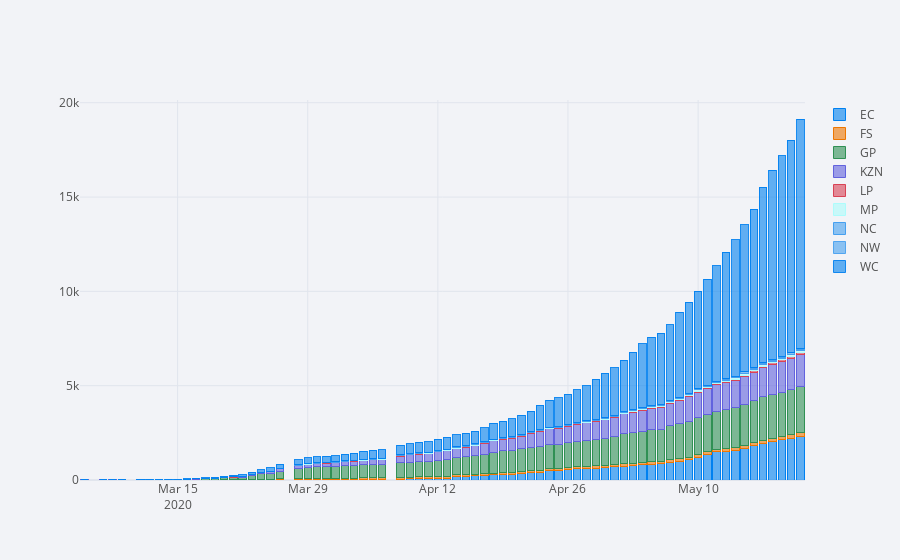

Notebook cell for this chart:
### Code cell
state_plot.iplot(kind='bar', barmode='stack', theme='polar')
